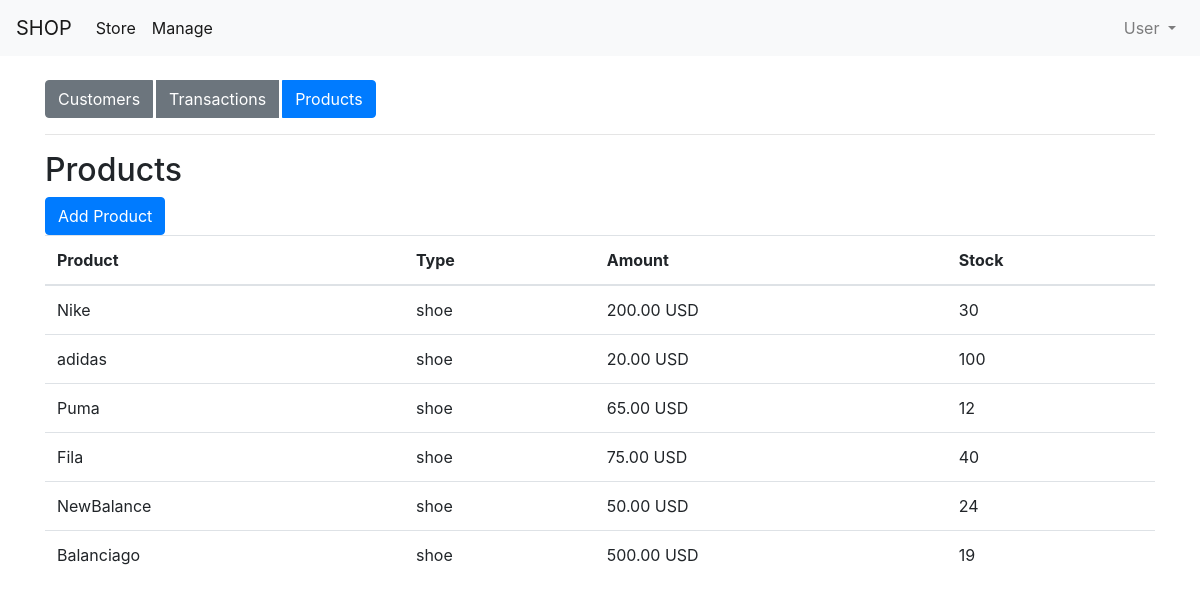
/products.php, run on the app's committed database.
### tables this page shows
CREATE TABLE `stores` (
  `id` int(11) NOT NULL,
  `product` varchar(255) NOT NULL,
  `type` varchar(255) NOT NULL,
  `amount` varchar(255) NOT NULL,
  `currency` varchar(255) NOT NULL,
  `stock` int(11) NOT NULL
);

### lib/pdo_db.php (called while the page is built, shortened)
<?php
class Database {
	private $host = DB_HOST;
	private $user = DB_USER;
	private $pass = DB_PASS;
	private $dbname = DB_NAME;
	private $dbh;
	private $stmt;
	public function __construct() {
		$dsn = 'mysql:host=' . $this->host . ';dbname=' . $this->dbname;
		$options = array (
			PDO::ATTR_PERSISTENT => true,
			PDO::ATTR_ERRMODE => PDO::ERRMODE_EXCEPTION
		);
		try {
			$this->dbh = new PDO ($dsn, $this->user, $this->pass, $options);
		}
		catch ( PDOException $e ) {
			$this->error = $e->getMessage();
		}
	}
	public function query($query) {
		$this->stmt = $this->dbh->prepare($query);
	}
	public function execute(){
		return $this->stmt->execute();
	}
	public function resultset(){
		$this->execute();
		return $this->stmt->fetchAll(PDO::FETCH_OBJ);
	}
}

### models/Product.php (called while the page is built, shortened)
<?php
class Product{
    private $db;
    public function __construct(){
        $this->db = new Database;
    }
    public function getProducts(){
        $this->db->query('SELECT * FROM stores');
        $results = $this->db->resultset();
        return $results;
    }
}

### products.php (the view, shortened to what this page needs)
<?php
require_once('lib/pdo_db.php');
require_once('models/Product.php');
$product = new Product();
$products = $product->getProducts();
require_once('header.php');
?>
<body>
    <div class="container mt-4">
        <div class="btn-group" role="group">
            <a href="customers.php" class="btn btn-secondary mr-1">Customers</a>
            <a href="transactions.php" class="btn btn-secondary mr-1">Transactions</a>
            <a href="products.php" class="btn btn-primary mr-1">Products</a>
        </div>
        <hr>
        <h2>Products</h2>
        <a href="addProduct.php" class="btn btn-primary">Add Product</a>
        <table class="table table-stripped">
            <thead>
                <tr>
                    <th>Product</th>
                    <th>Type</th>
                    <th>Amount</th>
                    <th>Stock</th>
                </tr>
            </thead>
            <tbody>
                <?php foreach ($products as $product): ?>
                <tr>
                    <td>
                        <?php echo $product->product; ?>
                    </td>
                    <td>
                        <?php echo $product->type; ?>
                    </td>
                    <td>
                        <?php echo sprintf('%.2f', $product->amount / 100); ?>
                        <?php echo strtoupper($product->currency); ?>
                    </td>
                    <td>
                        <?php echo $product->stock; ?>
                    </td>
                </tr>
                <?php endforeach; ?>
            </tbody>
        </table>
    </div>
</body>
</html>

### data on the page
stores: product "Nike", type "shoe", $product->amount/100 "200.00", currency "USD", stock "30"
stores: product "adidas", type "shoe", $product->amount/100 "20.00", currency "USD", stock "100"
stores: product "Puma", type "shoe", $product->amount/100 "65.00", currency "USD", stock "12"
stores: product "Fila", type "shoe", $product->amount/100 "75.00", currency "USD", stock "40"
stores: product "NewBalance", type "shoe", $product->amount/100 "50.00", currency "USD", stock "24"
stores: product "Balanciago", type "shoe", $product->amount/100 "500.00", currency "USD", stock "19"
